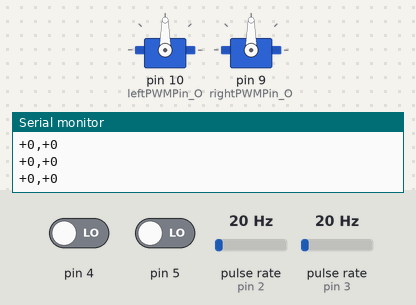
This sketch was run on a simulated Arduino Uno, built with avr-gcc and run on an emulated ATmega328P. Shown: 2 × servo, the last lines printed to the serial monitor. Wiring (inferred from the names in the program): 2 × pulse sensor: data pin 2 / data pin 3. The inputs (shaded band) are chosen by the test bench; at power-on: pulse rate (sensors on pin 3, pin 2) 20 Hz, pin 4 LOW, pin 5 LOW.

Above: at 1.2 s.
1.3 s: pulse rate (sensor on pin 3) set to 196 Hz
At 1.54 s:
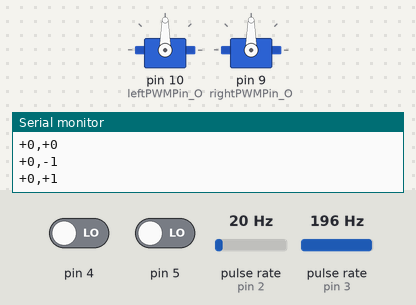
4.3 s: pulse rate (sensor on pin 2) set to 4 Hz
At 4.54 s:
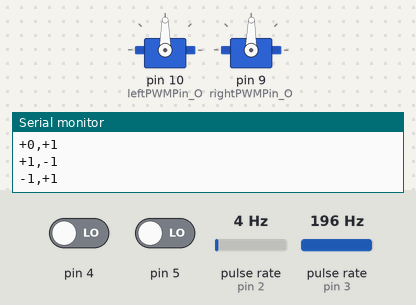
10.3 s: pin 4 driven HIGH
13.3 s: pin 5 driven HIGH
16.3 s: pulse rate (sensor on pin 2) set to 51 Hz
Timing chart, 0 to 20.3 s (numbered marks = the images above; inputs shaded):
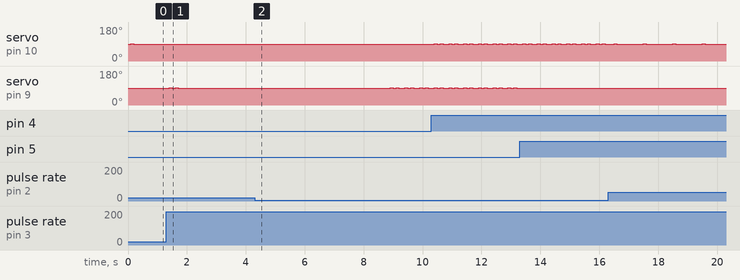

The sketch:

MotorControlVel.ino
```cpp
#include <Servo.h>
//#include "MegunoLink.h"

//TimePlot data;

//
// Pin assignments
//

const byte leftSensorPin_I  = 2;
const byte rightSensorPin_I = 3;

const byte leftPWMPin_O  = 10;
const byte rightPWMPin_O = 9;

//
// Constants
//

const unsigned int maxRPM = 120;
const unsigned int wheelCircum = 785; //mm (Wheel diameter is 25cm)
const unsigned int pulsesPerRevolution = 360;
const unsigned int pidPeriod = 100; //ms

//
// Create Servo objects
//

Servo leftWheelServo;
Servo rightWheelServo;

//
// Global variables
//


float leftKp  = 0.5;
float leftKi  = 0.5;
float rightKp = 0.5;
float rightKi = 0.5;

volatile int leftSensorPIDCount  = 0;
volatile int rightSensorPIDCount = 0;

volatile int leftSensorDistanceCount = 0;
volatile int rightSensorDistanceCount = 0;

volatile int leftError = 0;
volatile int rightError = 0;

volatile int leftLastError = 0;
volatile int rightLastError = 0;

volatile int leftOffset = 0;
volatile int rightOffset = 0;

volatile int desiredSpeed = 60;

volatile int desiredLeftPIDCount = 0;
volatile int desiredRightPIDCount = 0;

boolean leftDirection = 0; // 0 - forward, 1 - backward
boolean rightDirection = 0; // 0 - forward, 1 - backward

int skip = 0;
int leftSerialSpeed = 0;
int rightSerialSpeed = 0;

int timercount = 0;
int sendcount = 0;

char startByte;
char leftHex[4] = {0,0,0,'\0'};
char rightHex[4] = {0,0,0,'\0'};
char recNum;
char endByte;

String leftCountString;
String rightCountString;

char dump;
char *ptr;

int leftCurrent;
int rightCurrent;


//
// Intial Setup
//

void setup() {

  // Set up hardware interrupts
  attachInterrupt(digitalPinToInterrupt(leftSensorPin_I) , leftSensorISR , CHANGE);
  attachInterrupt(digitalPinToInterrupt(rightSensorPin_I), rightSensorISR, CHANGE);

  // Set up timer interrupt
  TCCR2A = 0;
  TCCR2B = 0;
  TCNT2 = 0;

  OCR2A = 124; // Compare value

  TCCR2A |= (1 << WGM21);
  TCCR2B |= (1 << CS22) | (1 << CS21) | (0 << CS20); // 1024 prescaler
  TIMSK2 |= (1 << OCIE2A);

  // Set up outputs
  leftWheelServo.attach(leftPWMPin_O);
  rightWheelServo.attach(rightPWMPin_O);

  leftWheelServo.write(90);
  rightWheelServo.write(90);

  // Initialise serial communication
  Serial.begin(19200);
}

//
// Hardware Interrupts for counting rotary encoder pulses
//

void leftSensorISR () {
  if(digitalRead(4) == digitalRead(2)) {
    leftSensorPIDCount --;
    leftSensorDistanceCount --;
  } else {
    leftSensorPIDCount ++;
    leftSensorDistanceCount ++;
  }
}

void rightSensorISR () {
  if(digitalRead(5) == digitalRead(3)) {
    rightSensorPIDCount ++;
    rightSensorDistanceCount ++;
  } else {
    rightSensorPIDCount --;
    rightSensorDistanceCount --;
  }
}


//
// PID Controller - for both wheels
//

ISR (TIMER2_COMPA_vect) {

  sei(); //Re-enable all interrupts

  if (timercount >= 49) {

  leftError = desiredLeftPIDCount - leftSensorPIDCount;
  rightError = desiredRightPIDCount - rightSensorPIDCount;

  leftSensorPIDCount = 0;
  rightSensorPIDCount = 0;

  leftOffset  += (leftKp  * (leftError  - leftLastError )) + (leftKi  * leftError );
  rightOffset += (rightKp * (rightError - rightLastError)) + (rightKi * rightError);

  leftLastError = leftError;
  rightLastError = rightError;

  leftOffset = constrain(leftOffset, -60, 90);
  rightOffset = constrain(rightOffset, -60, 90);

  leftWheelServo.write(90 + leftOffset);
  rightWheelServo.write(90 + rightOffset);

  //leftCurrent = analogRead(0);
  //rightCurrent = analogRead(1);


//  if (sendcount >= 5) {

    leftCountString = String(abs(leftSensorDistanceCount), HEX);
    rightCountString = String(abs(rightSensorDistanceCount), HEX);

    if (leftSensorDistanceCount >= 0) {
      Serial.print("+");
    } else {
      Serial.print("-");
    }

    Serial.print(leftCountString);
    Serial.print(",");

    if (rightSensorDistanceCount >= 0) {
      Serial.print("+");
    } else {
      Serial.print("-");
    }
    Serial.println(rightCountString);

    leftSensorDistanceCount = 0;
    rightSensorDistanceCount = 0;
//    sendcount = 0;

    //Serial.print(rightCurrent);
    //Serial.print(", ");
    //Serial.println(leftCurrent);
//  } else {
//    sendcount ++;
//  }


  timercount = 0;
  } else {
    timercount++;
  }


}

//
// Movement functions
//

void moveForward (int distance) {
 leftDirection = 0;
 rightDirection = 0;
 desiredLeftPIDCount = (desiredSpeed / (float)60) * pulsesPerRevolution / (float)(1000 / pidPeriod);
 desiredRightPIDCount = (desiredSpeed / (float)60) * pulsesPerRevolution / (float)(1000 / pidPeriod);
}

void moveBackward (int distance) {
 leftDirection = 1;
 rightDirection = 1;
 desiredLeftPIDCount = (desiredSpeed / (float)60) * pulsesPerRevolution / (float)(1000 / pidPeriod);
 desiredRightPIDCount = (desiredSpeed / (float)60) * pulsesPerRevolution / (float)(1000 / pidPeriod);
}

void rotateLeft (int angle) {
 leftDirection = 1;
 rightDirection = 0;
 desiredLeftPIDCount = (desiredSpeed / (float)60) * pulsesPerRevolution / (float)(1000 / pidPeriod);
 desiredRightPIDCount = (desiredSpeed / (float)60) * pulsesPerRevolution / (float)(1000 / pidPeriod);
}

void rotateRight (int angle) {
 leftDirection = 0;
 rightDirection = 1;
 desiredLeftPIDCount = (desiredSpeed / (float)60) * pulsesPerRevolution / (float)(1000 / pidPeriod);
 desiredRightPIDCount = (desiredSpeed / (float)60) * pulsesPerRevolution / (float)(1000 / pidPeriod);

}

void moveRobot (int left, int right) {

 desiredLeftPIDCount = (left / (float)60) * pulsesPerRevolution / (float)(1000 / pidPeriod);
 desiredRightPIDCount = (right / (float)60) * pulsesPerRevolution / (float)(1000 / pidPeriod);


//      Serial.print(" - Left count is: ");
//      Serial.print(desiredLeftPIDCount);
//
//      Serial.print(" Right count is: ");
//      Serial.println(desiredRightPIDCount);

}


// Set Speed function - sets the forward/reverse speed in rpm - not intended to be used in normal operation, only for testing
void setSpeed (int speed) {
  if ((speed >= 0) && (speed <= maxRPM)) {
    desiredSpeed = speed;
  } else {
    desiredSpeed = 0;
//    Serial.print("Error, invalid speed set. Speed must be between 0 and ");
//    Serial.println(maxRPM);
  }

}

void stopMoving () {
  desiredLeftPIDCount = 0;
  desiredRightPIDCount = 0;
}

//
// Main Loop
//

void loop() {

  if (Serial.available() >= 1) {

    startByte = Serial.read();

    if (startByte == '$'){
      while(Serial.available() < 8){}

      leftHex[0] = Serial.read();
      leftHex[1] = Serial.read();
      leftHex[2] = Serial.read();
      rightHex[0] = Serial.read();
      rightHex[1] = Serial.read();
      rightHex[2] = Serial.read();
      recNum = Serial.read();
      endByte = Serial.read();

      leftSerialSpeed = strtol(leftHex, &ptr, 16);
      rightSerialSpeed = strtol(rightHex, &ptr, 16);
      if (endByte == '\n'){
        Serial.println("VALID COMMAND");
        moveRobot(leftSerialSpeed, rightSerialSpeed);
      } else {
        Serial.println("INVALID COMMAND");
        moveRobot(0,0);
      }
    } else {
      moveRobot(0,0);
      Serial.println("INVALID COMMAND");
    }

  }

}
```

Measured:
- after the input at 1.3 s, servo on pin 9 (rightPWMPin_O): 90° → 91° after 0.10 s, → 90° 0.10 s later, → 91° 0.10 s later, → 90° 0.10 s later, … (25 changes in this stretch)
- after the input at 4.3 s, servo on pin 10 (leftPWMPin_O): 90° → 89° after 0.10 s, then repeats every 0.50 s: 90° 0.10 s, 89° 0.10 s, 90° 0.20 s, 89° 0.10 s
